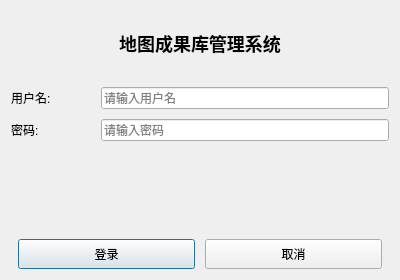
<?xml version="1.0" encoding="UTF-8"?>
<ui version="4.0">
 <class>LoginDialog</class>
 <widget class="QDialog" name="LoginDialog">
  <property name="geometry">
   <rect>
    <x>0</x>
    <y>0</y>
    <width>400</width>
    <height>280</height>
   </rect>
  </property>
  <property name="windowTitle">
   <string>用户登录</string>
  </property>
  <layout class="QVBoxLayout" name="mainLayout">
   <property name="spacing">
    <number>10</number>
   </property>
   <item>
    <widget class="QLabel" name="mTitleLabel">
     <property name="text">
      <string>&lt;h2&gt;地图成果库管理系统&lt;/h2&gt;</string>
     </property>
     <property name="alignment">
      <set>Qt::AlignCenter</set>
     </property>
    </widget>
   </item>
   <item>
    <layout class="QFormLayout" name="loginFormLayout">
     <item row="0" column="0">
      <widget class="QLabel" name="userLabel">
       <property name="text">
        <string>用户名:</string>
       </property>
       <property name="minimumSize">
        <size>
         <width>80</width>
         <height>0</height>
        </size>
       </property>
      </widget>
     </item>
     <item row="0" column="1">
      <widget class="QLineEdit" name="mUserNameEdit">
       <property name="placeholderText">
        <string>请输入用户名</string>
       </property>
      </widget>
     </item>
     <item row="1" column="0">
      <widget class="QLabel" name="passwordLabel">
       <property name="text">
        <string>密码:</string>
       </property>
      </widget>
     </item>
     <item row="1" column="1">
      <widget class="QLineEdit" name="mPasswordEdit">
       <property name="echoMode">
        <enum>QLineEdit::Password</enum>
       </property>
       <property name="placeholderText">
        <string>请输入密码</string>
       </property>
      </widget>
     </item>
    </layout>
   </item>
   <item>
    <widget class="QLabel" name="mStatusLabel">
     <property name="text">
      <string/>
     </property>
     <property name="styleSheet">
      <string>color: red; font-size: 11px;</string>
     </property>
     <property name="alignment">
      <set>Qt::AlignCenter</set>
     </property>
    </widget>
   </item>
   <item>
    <layout class="QHBoxLayout" name="buttonLayout">
     <item>
      <spacer name="horizontalSpacer">
       <property name="orientation">
        <enum>Qt::Horizontal</enum>
       </property>
      </spacer>
     </item>
     <item>
      <widget class="QPushButton" name="mLoginBtn">
       <property name="text">
        <string>登录</string>
       </property>
       <property name="minimumSize">
        <size>
         <width>120</width>
         <height>30</height>
        </size>
       </property>
       <property name="default">
        <bool>true</bool>
       </property>
      </widget>
     </item>
     <item>
      <widget class="QPushButton" name="mCancelBtn">
       <property name="text">
        <string>取消</string>
       </property>
       <property name="minimumSize">
        <size>
         <width>80</width>
         <height>30</height>
        </size>
       </property>
      </widget>
     </item>
     <item>
      <spacer name="horizontalSpacer_2">
       <property name="orientation">
        <enum>Qt::Horizontal</enum>
       </property>
      </spacer>
     </item>
    </layout>
   </item>
  </layout>
 </widget>
 <resources/>
 <connections/>
</ui>
